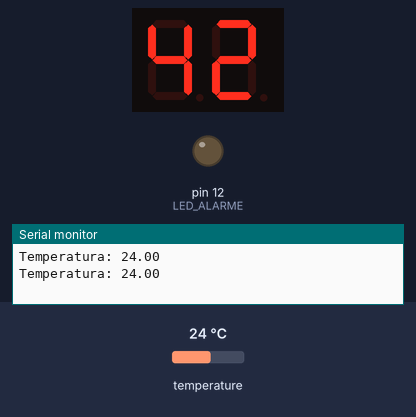
Simulated run of this sketch. Board: Arduino Mega 2560, built with avr-gcc and run on an emulated ATmega2560. Parts: 2-digit seven-segment display, output pins drawn as LEDs (lit = HIGH), the last lines printed to the serial monitor. Wiring (inferred from the names in the program): 2-digit 7-segment display, segments lit when HIGH: segments pin 22, pin 24, pin 26, pin 28, pin 30, pin 32, pin 34; digit selects pin 40, pin 42. The test bench sets the inputs (shaded band); at power-on: temperature 24 °C. The segment pins are drawn as the display they are named for; pins used as bus, display or sensor lines are not drawn.

Above: at 2.3 s.
2.4 s: temperature set to 29.5 °C
At 3.6 s:
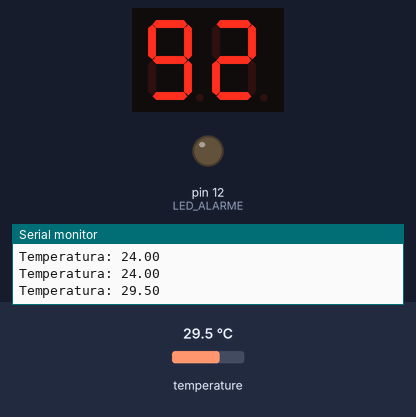
4.6 s: temperature set to 30.8 °C
At 5.0 s:
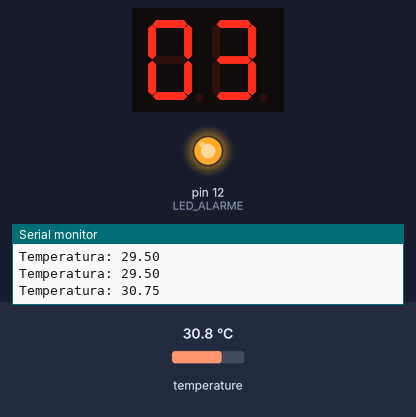
6.1 s: temperature set to 12 °C
At 6.9 s:
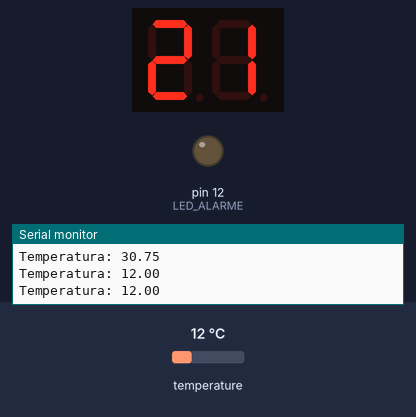
Timing chart, 0 to 9.1 s (numbered marks = the images above; inputs shaded):
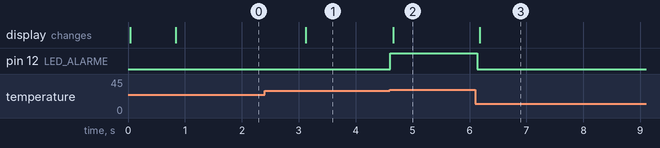

Measured:
- the behaviour switches between 29.9 and 30 °C on temperature (found by bisection; images 1 and 2)
- after the input at 2.4 s, the display: changes after 0.72 s (image 1)
- after the input at 4.6 s, pin 12 (LED_ALARME): LOW → HIGH at once; the display: changes after 0.06 s (image 2)
- after the input at 6.1 s, pin 12 (LED_ALARME): HIGH → LOW at once; the display: changes after 0.08 s (image 3)

The sketch:

experimento7.1.ino
```cpp
#include <OneWire.h>
#include <DallasTemperature.h>

#define DADOS 2
#define LED_ALARME 12
#define TEMPERATURA_ALARME 30  // Temperatura do alarme em graus Celsius

// Pinos do display de 7 segmentos
int ledA = 22;
int ledB = 24;
int ledC = 26;
int ledD = 28;
int ledE = 30;
int ledF = 32;
int ledG = 34;
int jumper1 = 40;  // Display da dezena
int jumper2 = 42;  // Display da unidade

// Variáveis do display
int unidade, dezena, valor;
volatile byte pot_ts = 0;

OneWire oneWire(DADOS);
DallasTemperature sensors(&oneWire);

// Tabela de segmentos para os números 0-9
byte segmentos[10][7] = {
  { 1, 1, 1, 1, 1, 1, 0 },  // 0
  { 0, 1, 1, 0, 0, 0, 0 },  // 1
  { 1, 1, 0, 1, 1, 0, 1 },  // 2
  { 1, 1, 1, 1, 0, 0, 1 },  // 3
  { 0, 1, 1, 0, 0, 1, 1 },  // 4
  { 1, 0, 1, 1, 0, 1, 1 },  // 5
  { 1, 0, 1, 1, 1, 1, 1 },  // 6
  { 1, 1, 1, 0, 0, 0, 0 },  // 7
  { 1, 1, 1, 1, 1, 1, 1 },  // 8
  { 1, 1, 1, 1, 0, 1, 1 }   // 9
};

void setup() {
  pinMode(LED_ALARME, OUTPUT);

  sensors.begin();

  // Segmentos
  pinMode(ledA, OUTPUT);
  pinMode(ledB, OUTPUT);
  pinMode(ledC, OUTPUT);
  pinMode(ledD, OUTPUT);
  pinMode(ledE, OUTPUT);
  pinMode(ledF, OUTPUT);
  pinMode(ledG, OUTPUT);
  pinMode(jumper1, OUTPUT);
  pinMode(jumper2, OUTPUT);

  // Timer para multiplexação
  TCCR1A = 0;
  TCCR1B = 0;
  TCCR1B |= (1 << CS10);  // sem prescaler
  TCNT1 = 0xC180;         // preload para ~2ms
  TIMSK1 |= (1 << TOIE1);

  Serial.begin(9600);
}

void loop() {

  sensors.requestTemperatures();
  float temp = sensors.getTempCByIndex(0);
  valor = constrain(int(temp), 0, 99);  //entre 0 e 99

  dezena = valor / 10;
  unidade = valor % 10;

  Serial.print("Temperatura: ");
  Serial.println(temp);

  if (valor >= TEMPERATURA_ALARME) {
    digitalWrite(LED_ALARME, HIGH);
  } else {
    digitalWrite(LED_ALARME, LOW);
  }

}

// Interrupção do TIMER1 para multiplexar os displays
ISR(TIMER1_OVF_vect) {
  TCNT1 = 0xC180;  // Reinicia TIMER para intervalo de ~2ms
  pot_ts++;

  if (pot_ts % 2 == 0) {
    // Mostra dezena
    digitalWrite(jumper1, HIGH);
    digitalWrite(jumper2, LOW);
    mostrarNumero(dezena);
  } else {
    // Mostra unidade
    digitalWrite(jumper1, LOW);
    digitalWrite(jumper2, HIGH);
    mostrarNumero(unidade);
  }
}

// Mostra um dígito no display
void mostrarNumero(int numero) {
  digitalWrite(ledA, segmentos[numero][0]);
  digitalWrite(ledB, segmentos[numero][1]);
  digitalWrite(ledC, segmentos[numero][2]);
  digitalWrite(ledD, segmentos[numero][3]);
  digitalWrite(ledE, segmentos[numero][4]);
  digitalWrite(ledF, segmentos[numero][5]);
  digitalWrite(ledG, segmentos[numero][6]);
}
```
